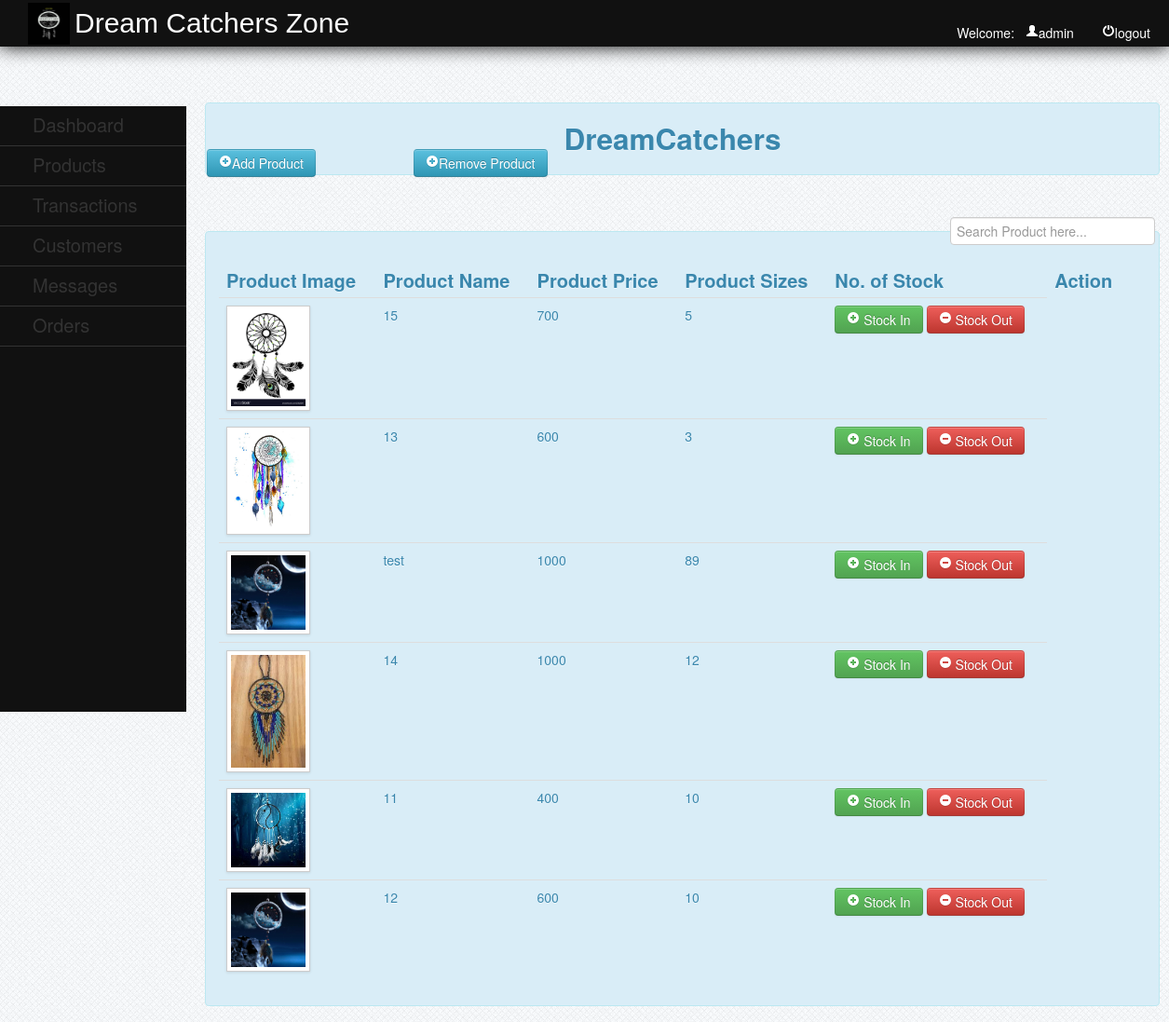
Screenshot of /admin/admin_DC.php (signed in) with the database file from the repository.
### tables this page shows
CREATE TABLE `product` (
  `product_id` int(11) NOT NULL,
  `product_name` varchar(50) NOT NULL,
  `product_price` varchar(50) NOT NULL,
  `product_image` varchar(500) NOT NULL,
  `category` varchar(250) NOT NULL
);

CREATE TABLE `stock` (
  `stock_id` int(11) NOT NULL,
  `product_id` int(11) NOT NULL,
  `qty` int(11) NOT NULL
);

### admin/admin_DC.php (the view, shortened to what this page needs)
<?php
	include("../db/dbconn.php");
?>
<!DOCTYPE html>
<html>
<head>
	<link rel = "stylesheet" type = "text/css" href="../css/style.css" media="all">
	<link rel="stylesheet" type="text/css" href="../css/bootstrap.css">
		<link href="../facefiles/facebox.css" media="screen" rel="stylesheet" type="text/css" />
</head>
<body>
	<div id="header" style="position:fixed;">
		<img src="../img/DClogo.jpg">
		<label>Dream Catchers Zone</label>
			<?php
				$id = (int) $_SESSION['id'];
					$query = $conn->query ("SELECT * FROM admin WHERE adminid = '$id' ") or die (mysqli_error());
					$fetch = $query->fetch_array ();
			?>
			<ul>
				<li><a href="../function/admin_logout.php"><i class="icon-off icon-white"></i>logout</a></li>
				<li>Welcome:&nbsp;&nbsp;&nbsp;<i class="icon-user icon-white"></i><?php echo $fetch['username']; ?></a></li>
			</ul>
	</div>
	<br>
		<a href="#add" role="button" class="btn btn-info" data-toggle="modal" style="position:absolute;margin-left:222px; margin-top:140px; z-index:-1000;"><i class="icon-plus-sign icon-white"></i>Add Product</a>
		<a href="#remove1" role="button" class="btn btn-info" data-toggle="modal" style="position:absolute;margin-left:444px; margin-top:140px; z-index:-1000;"><i class="icon-plus-sign icon-white"></i>Remove Product</a>
	<div style="position: absolute; top:10.4%" id="leftnav">
		<ul>
			<li><a href="admin_home.php" style="color:#333;">Dashboard</a></li>
			<li><a href="admin_home.php">Products</a>
			</li>
			<li><a href="transaction.php">Transactions</a></li>
			<li><a href="customer.php">Customers</a></li>
			<li><a href="message.php">Messages</a></li>
			<li><a href="order.php">Orders</a></li>
		</ul>
	</div>
	<div id="rightcontent" style="position:absolute; top:10%;">
			<div class="alert alert-info"><center><h2>DreamCatchers</h2></center></div>
			<br />
				<label  style="padding:5px; float:right;"><input type="text" name="filter" placeholder="Search Product here..." id="filter"></label>
			<br />
			<div class="alert alert-info">
			<table class="table table-hover" style="background-color:;">
				<thead>
				<tr style="font-size:20px;">
					<th>Product Image</th>
					<th>Product Name</th>
					<th>Product Price</th>
					<th>Product Sizes</th>
					<th>No. of Stock</th>
					<th>Action</th>
				</tr>
				</thead>
				<tbody>
				<?php
					$query = $conn->query("SELECT * FROM `product` WHERE category='bigg' ORDER BY product_id DESC") or die(mysqli_error());
					while($fetch = $query->fetch_array())
						{
						$id = $fetch['product_id'];
				?>
				<tr class="del<?php echo $id?>">
					<td><img class="img-polaroid" src = "../photo/<?php echo $fetch['product_image']?>" height = "70px" width = "80px"></td>
					<td><?php echo $fetch['product_name']?></td>
					<td><?php echo $fetch['product_price']?></td>
					<?php
					$query1 = $conn->query("SELECT * FROM `stock` WHERE product_id='$id'") or die(mysqli_error());
					$fetch1 = $query1->fetch_array();
					?>
					<td><?php echo $fetch1['qty']?></td>
					<td style="width:220px;">
					<?php
					echo "<a href='stockin.php?id=".$id."' class='btn btn-success' rel='facebox'><i class='icon-plus-sign icon-white'></i> Stock In</a> ";
					echo "<a href='stockout.php?id=".$id."' class='btn btn-danger' rel='facebox'><i class='icon-minus-sign icon-white'></i> Stock Out</a>";
					?>
					</td>
				</tr>
				<?php
					}
				?>
				</tbody>
			</table>
			</div>
</body>
</html>

### css/style.css (style rules this page uses)
body { background:url(../images/bg.png) repeat scroll left top #e7ebf2; }
#header { height:50px; width:100%; background-color:#111; color:#fff; text-indent:10px; -webkit-box-shadow:0px 0px 20px 0px black; -moz-box-shadow:0px 0px 20px 0px black; box-shadow:0px 0px 20px 0px black; }
#header img { position:absolute; height:45px; width:45px; margin-left:20px; margin-top:2.5px; }
#header label { position:relative; top:15px; color:#fff; text-indent:80px; font-size:30px; clear:both; font-family:arial; }
#header ul { list-style-type:none; position:relative; }
#header ul li { display:inline; position:relative; float:right; margin-right:20px; }
#header ul li a { text-decoration:none; color:#fff; }
#leftnav { position:fixed; background-color:#111; width:200px; top:7%; height:650px; }
#leftnav ul { list-style-type:none; text-indent:35px; right:25px; position:relative; }
#leftnav ul li { border-bottom:1px solid #333; padding-top:10px; padding-bottom:10px; width:200px; }
#leftnav ul li a { text-decoration:none; color:#333; font-size:20px; }
#rightcontent { position:relative; width:1025px; top:50px; left:220px; z-index:-99999; }

### rows the page displays
product: product_image (picture), product_name "15", product_price "700", stock.qty "5"
product: product_image (picture), product_name "13", product_price "600", stock.qty "3"
product: product_image (picture), product_name "test", product_price "1000", stock.qty "89"
product: product_image (picture), product_name "14", product_price "1000", stock.qty "12"
product: product_image (picture), product_name "11", product_price "400", stock.qty "10"
product: product_image (picture), product_name "12", product_price "600", stock.qty "10"

### other values shown
$fetch['username'] "admin"
